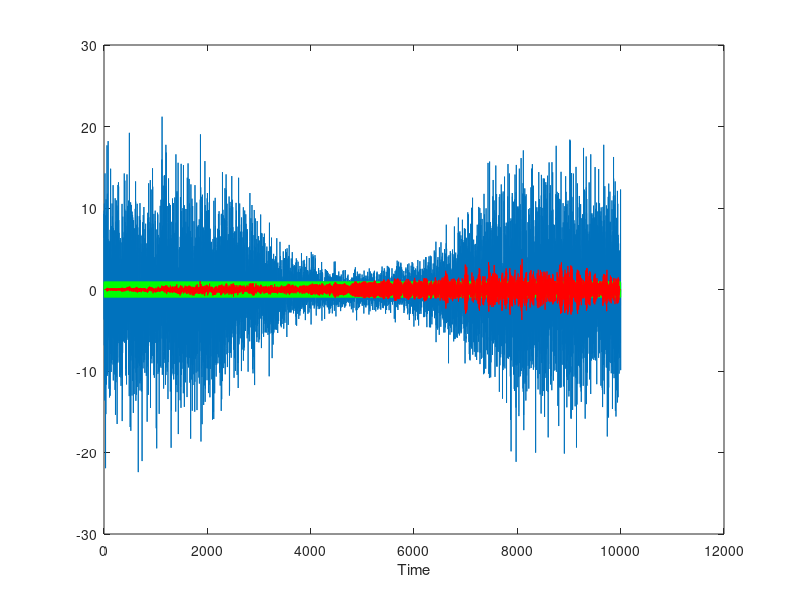
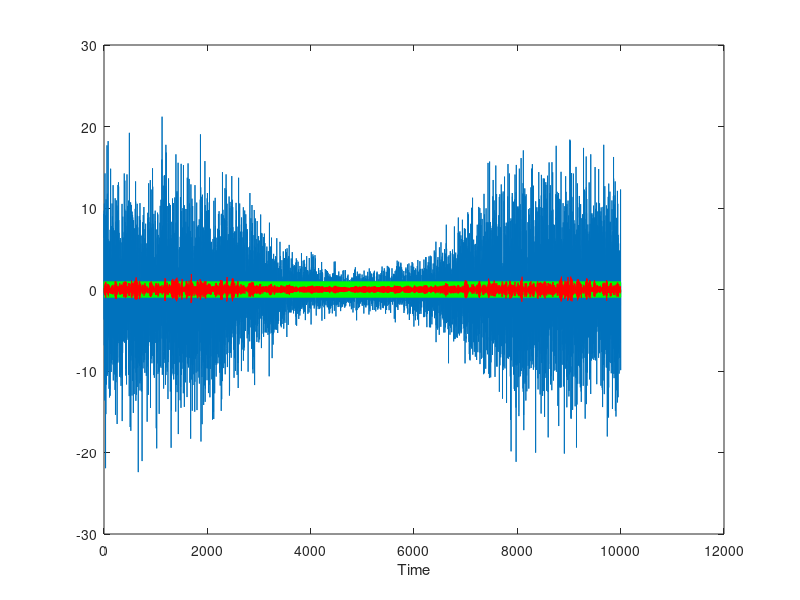
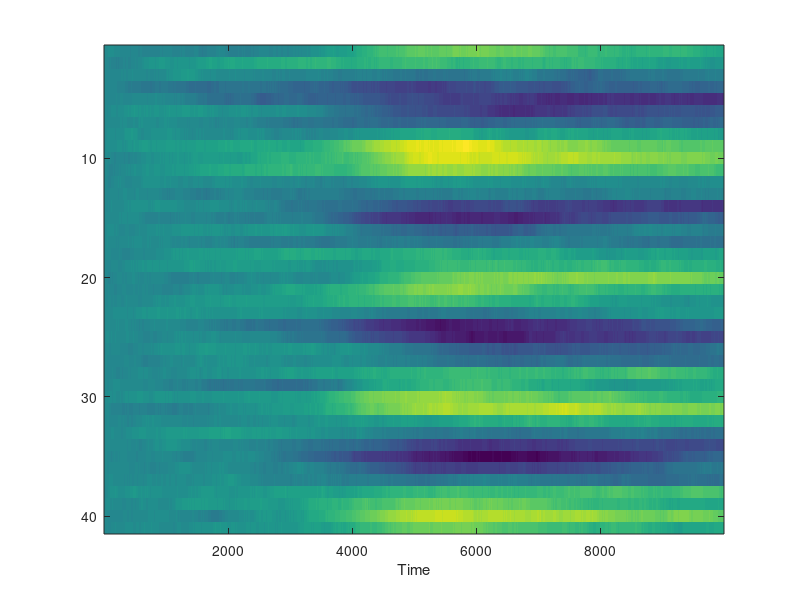
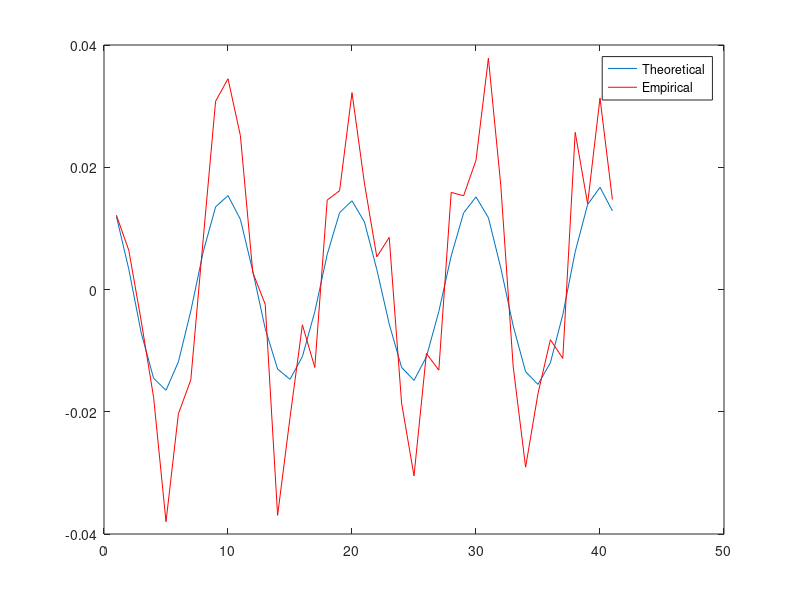

The MATLAB script that drew these images, in order:
%% Test script to see if we can do adaptive filtering with a non causal filter
% should be possible if we compare y to a time-delayed or advanced verison
% of x beyond the scope of the filter
% signal will be sinusoid, noise will amplitude dependent
% Neal Wadhwa, February 2014

clear;
close all;

N = 1e4;
P = 20;
n = 0:N;
sigman = 1;
sigmaA = N/10;


d = sin(2*pi/10*n)+0;
amp = exp(-(n-fix(N/2)).^2./(2*sigmaA.^2))+1/(2*pi);

v = sigman*randn(size(d))./amp;
x = d + v;
x = amp.*x;

q = 20;
p = 2*q + 1;
%% Init with Weiner-Hopf Equations
M = p;
A  = xcorr(x(1:M),x(1:M));
A = A(1:M+1);
weights = [1:M+1];
A = A./weights;
A = fliplr(A);
[XX, YY] = meshgrid(0:M-1, 0:M-1);
idx = abs(XX-YY)+1;
R = A(idx);


B = xcorr(d(1:M),x(1:M));
B = B(1:M+1);
B = B./weights;
B = fliplr(B);
idx = [ 1:p] + 1;
rdx =  B(idx)';
w = R\rdx; % What w should converge to
w = repmat(w',[p+5, 1]);

   

w = zeros(p+5,p)/(p);
y = zeros(size(d));
mu = 0.001;
for n = q+3:N-q-1
   y(n) = convn(x(n-q:n+q), w(n,:), 'valid');
   e(n) = y(n)-x(n+q+1);
   xT = x(n+q:-1:n-q);   
   w(n+1,:) = w(n,:) - mu * xT./(norm(xT)+eps)*e(n); % Normalized gradient descent
    
end
x = x./amp;
y = y./amp;
%% Solve Weiner-Hopf equations
A  = xcorr(x,x);
A = A(1:N+1);
weights = [1:N+1];
A = A./weights;
A = fliplr(A);
M = p;
[XX, YY] = meshgrid(0:M-1, 0:M-1);
idx = abs(XX-YY)+1;
R = A(idx);


B = xcorr(d,x);
B = B(1:N+1);
B = B./weights;
B = fliplr(B);
idx = [ 1:p] + 1;
rdx =  B(idx)';
w_weiner = R\rdx; % What w should converge to
y_weiner = conv(x, w_weiner, 'same');


%% Plot
figure('Position', [1 1 640 480]);
plot(x)
hold on;
plot(d, 'g');
plot(y,'r');
xlabel('Time');

figure('Position', [1280 1 640 480]);
plot(x)
hold on;
plot(d, 'g');
plot(y_weiner,'r');
xlabel('Time');


figure('Position', [ 1 480 640 480]);
imagesc(w');
xlabel('Time');

figure('Position', [ 640 480 640 480]);
plot(w_weiner); hold on;
plot(w(end,:),'r');
legend({'Theoretical', 'Empirical'}, 'Location', 'Best');

figure('Position', [ 640 1 640 480]);
plot(abs(fft(w_weiner,1e3))); hold on;
plot(abs(fft(w(end,:),1e3)),'r');
legend({'Theoretical', 'Empirical'},'Location', 'Best');

